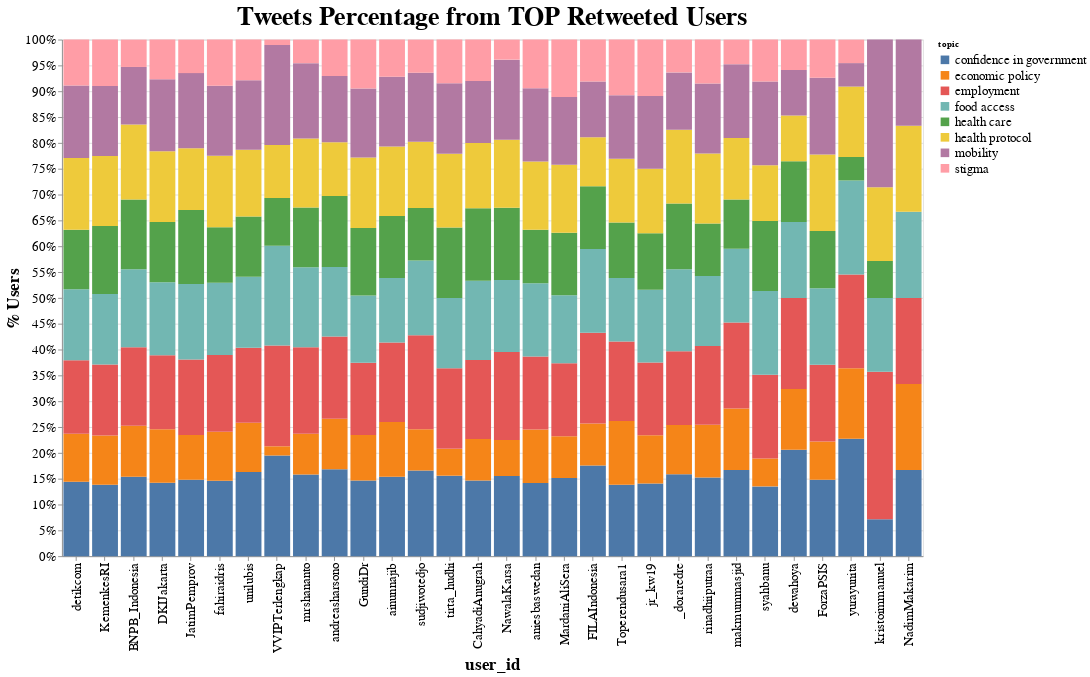

The code cell stored with this chart in its notebook:
### Code cell
alt.Chart(df_retweet_flattened).mark_bar().encode(
    x = alt.X('user_id',sort='-y'),
    y = alt.Y('count',stack="normalize", axis=alt.Axis(format='%'), title = '% Users'),
    color = 'topic',
    order = alt.Order('topic',sort='ascending'),
    tooltip = ['count']
).properties(
    width=1000,
    height=600,
    title='Tweets Percentage from TOP Retweeted Users'
).configure_axis(
    labelFontSize=15,
    titleFontSize=20
).configure_title(
    fontSize=30
).configure_legend(
    labelFontSize=15
).configure_axisX(
    labelAngle = -90
)

### Figure 1 — Vega-Lite specification as saved in the notebook (floating-point values rounded to 4 significant figures; data arrays with more than 128 entries replaced by an {"elided": "..."} marker saying what was removed)
{"config": {"view": {"continuousWidth": 400, "continuousHeight": 300}, "axis": {"labelFontSize": 15, "titleFontSize": 20}, "axisX": {"labelAngle": -90}, "legend": {"labelFontSize": 15}, "title": {"fontSize": 30}}, "data": {"name": "data-24dd663ce3aa3bc28223a2fd6a8b8dbd"}, "mark": "bar", "encoding": {"color": {"type": "nominal", "field": "topic"}, "order": {"type": "nominal", "field": "topic", "sort": "ascending"}, "tooltip": [{"type": "quantitative", "field": "count"}], "x": {"type": "nominal", "field": "user_id", "sort": "-y"}, "y": {"type": "quantitative", "axis": {"format": "%"}, "field": "count", "stack": "normalize", "title": "% Users"}}, "height": 600, "title": "Tweets Percentage from TOP Retweeted Users", "width": 1000, "$schema": "https://vega.github.io/schema/vega-lite/v4.8.1.json", "datasets": {"data-24dd663ce3aa3bc28223a2fd6a8b8dbd": {"elided": "240 records"}}}
